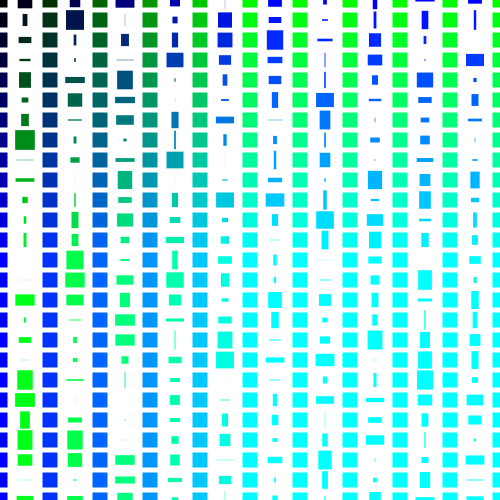
Frame 1 (no input)
Frame 60 (the mouse pressed at the canvas centre just before this capture): identical to frame 1, image omitted
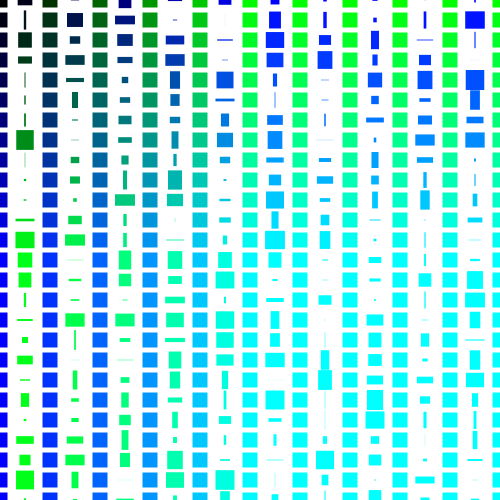
Frame 120 (the mouse held since frame 60 and released just before this capture)

The Processing sketch that drew these frames (run headless with seeded random() and noise(); from frame 60 on, the mouse is pressed at the canvas centre):

// Processing sketch: processing_28195
// ── processing_28195.pde

void setup()
{
  size(500,500);
  background(255);
  smooth();
}
void draw()
{
  background(255);
  randomSeed(mouseX);
  rectMode(CENTER);
  for(int i=0; i<=(width); i=i+50) //bleibt stehen
  {
     for(int j=0;j<=(height);j=j+20)
     {
       
      //noStroke();
      //fill(255,0,0);
     // rect(i,25,15,15);
   
    noStroke();
    fill(0,i,j);
    rect(i,j,15,15);
   
  }
}
for(int i=25; i<=(width-25); i=i+50)
  {
     for(int j=0;j<=(height);j=j+20)
     {
       
      //noStroke();
      //fill(255,0,0);
     // rect(i,25,15,15);
   
    noStroke();
    fill(0,j,i);
    rect(i,j,random(0,20),random(0,20)); //bewegt sich
   
  }
}
}
